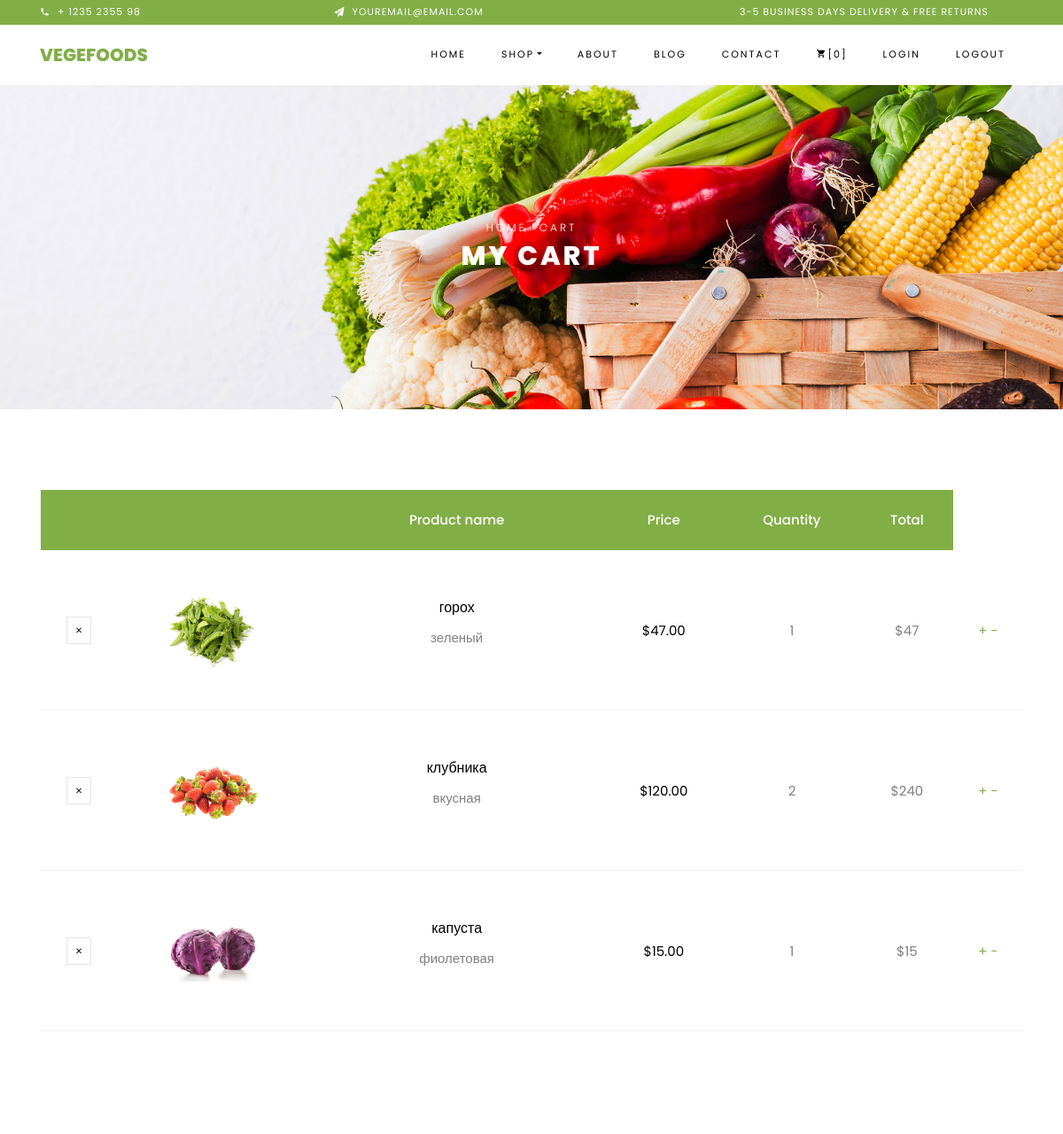
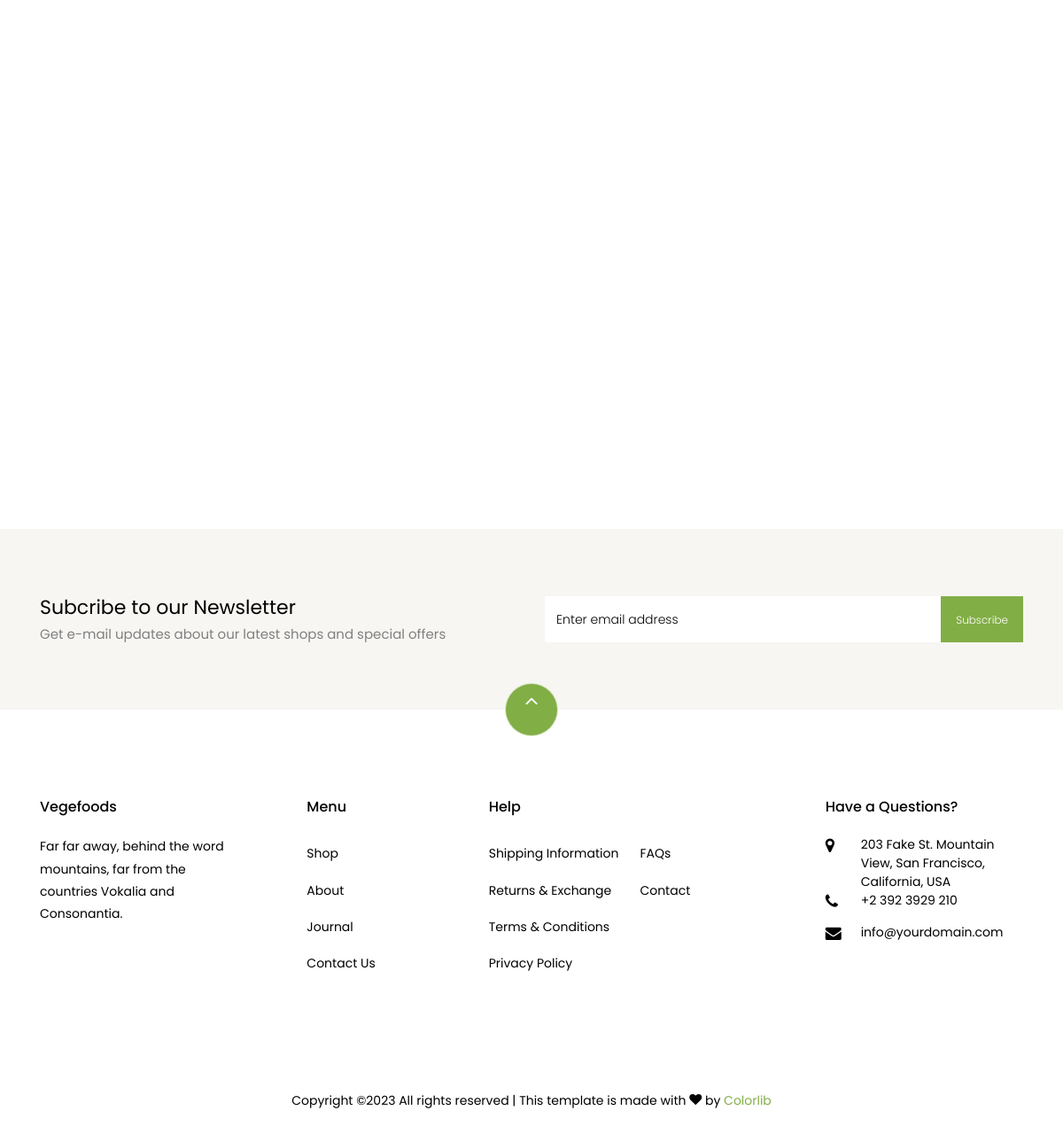
The app's page /cart/ (signed in) with its own data (2 pictures, top to bottom).
### apps/cart_shop/models.py (models this page shows, shortened)
class CartItemsNew(models.Model):
   cart = models.ForeignKey(CartUser, on_delete=models.CASCADE)
   product = models.ForeignKey(SingleProduct, on_delete=models.CASCADE)
   quantity = models.IntegerField(default=1)
   created_at = models.DateTimeField(auto_now_add=True)
   updated_at = models.DateTimeField(auto_now=True)

class SingleProduct(models.Model):
   name = models.CharField(max_length=255)
   price = models.DecimalField(max_digits=10, decimal_places=2)
   description = models.TextField()
   image = models.ImageField(upload_to='static/products/', null=True, blank=True)
   discount = models.IntegerField(null=True, blank=True)
   created_at = models.DateTimeField(auto_now_add=True)
   updated_at = models.DateTimeField(auto_now=True)

### apps/cart_shop/views.py (the view)
# urls.py: path('', ViewCart.as_view(), name='blog'),
class ViewCart(View):
   def get(self, request):
       if request.user.is_authenticated:
            data = CartItemsNew.objects.filter(cart__user=request.user)
            context = {'data': data}
            total_price_no_discount = sum(item.product.price * item.quantity for item in data)
            if not total_price_no_discount:
                total_price_no_discount = Decimal("0.00")
            total_discount = sum(item.product.price * item.product.discount * item.quantity for item in data if item.product.discount is not None) / 100
            if not total_discount:
                total_discount = Decimal("0.00")
            total_sum = total_price_no_discount - total_discount
            context = {'data': data,
                       'total_price_no_discount': total_price_no_discount,
                       'total_discount': total_discount,
                       'total_price': total_sum,
                       }
            return render(request, 'cart_shop/cart.html', context)
       return render(request, 'cart_shop/cart.html')

### apps/cart_shop/templates/cart_shop/cart.html (shortened to what this page needs)
{% extends 'home/base.html' %}
{% load static %}
{% block content %}
    <div class="hero-wrap hero-bread" style="background-image: url({% static 'shop/images/bg_1.jpg' %});">
      <div class="container">
        <div class="row no-gutters slider-text align-items-center justify-content-center">
          <div class="col-md-9 ftco-animate text-center">
          	<p class="breadcrumbs"><span class="mr-2"><a href="index.html">Home</a></span> <span>Cart</span></p>
            <h1 class="mb-0 bread">My Cart</h1>
          </div>
        </div>
      </div>
    </div>
    <section class="ftco-section ftco-cart">
			<div class="container">
				<div class="row">
    			<div class="col-md-12 ftco-animate">
    				<div class="cart-list">
	    				<table class="table">
						    <thead class="thead-primary">
						      <tr class="text-center">
						        <th>&nbsp;</th>
						        <th>&nbsp;</th>
						        <th>Product name</th>
						        <th>Price</th>
						        <th>Quantity</th>
						        <th>Total</th>
						      </tr>
						    </thead>
						    <tbody>
							{% for item in data%}
						      <tr class="text-center">
      							<td class="product-remove"><a href="{% url 'cart_shop:del_from_cart' item.id %}"><span class="ion-ios-close"></span></a></td>
      							<td class="image-prod"><div class="img" style="background-image:url({{item.product.image.url}});"></div></td>
								  <td class="product-name">
									  <h3>{{item.product.name}}</h3>
									  <p>{{item.product.description}}</p>
								  </td>
      								<td class="price">${{item.product.price}}</td>
								  <td>{{ item.quantity }}</td>
									   <td>${% widthratio item.product.price 1 item.quantity %}</td>
									   <td>
										   <a href="{% url 'cart_shop:update_item' item.id %}?quantity=1">+</a>
										   <a href="{% url 'cart_shop:update_item' item.id %}?quantity=-1">-</a>
									   </td>
							  </tr>
							{%endfor%}
						    </tbody>
						  </table>
					  </div>
    			</div>
    		</div>
    		<div class="row justify-content-end">
    		</div>
			</div>
		</section>
    {% endblock %}

### records on screen
CartItemsNew: product.image (picture), product.name "горох", product.description "зеленый", product.price "47.00", quantity "1", product+quantity "47"
CartItemsNew: product.image (picture), product.name "клубника", product.description "вкусная", product.price "120.00", quantity "2", product+quantity "240"
CartItemsNew: product.image (picture), product.name "капуста", product.description "фиолетовая", product.price "15.00", quantity "1", product+quantity "15"
